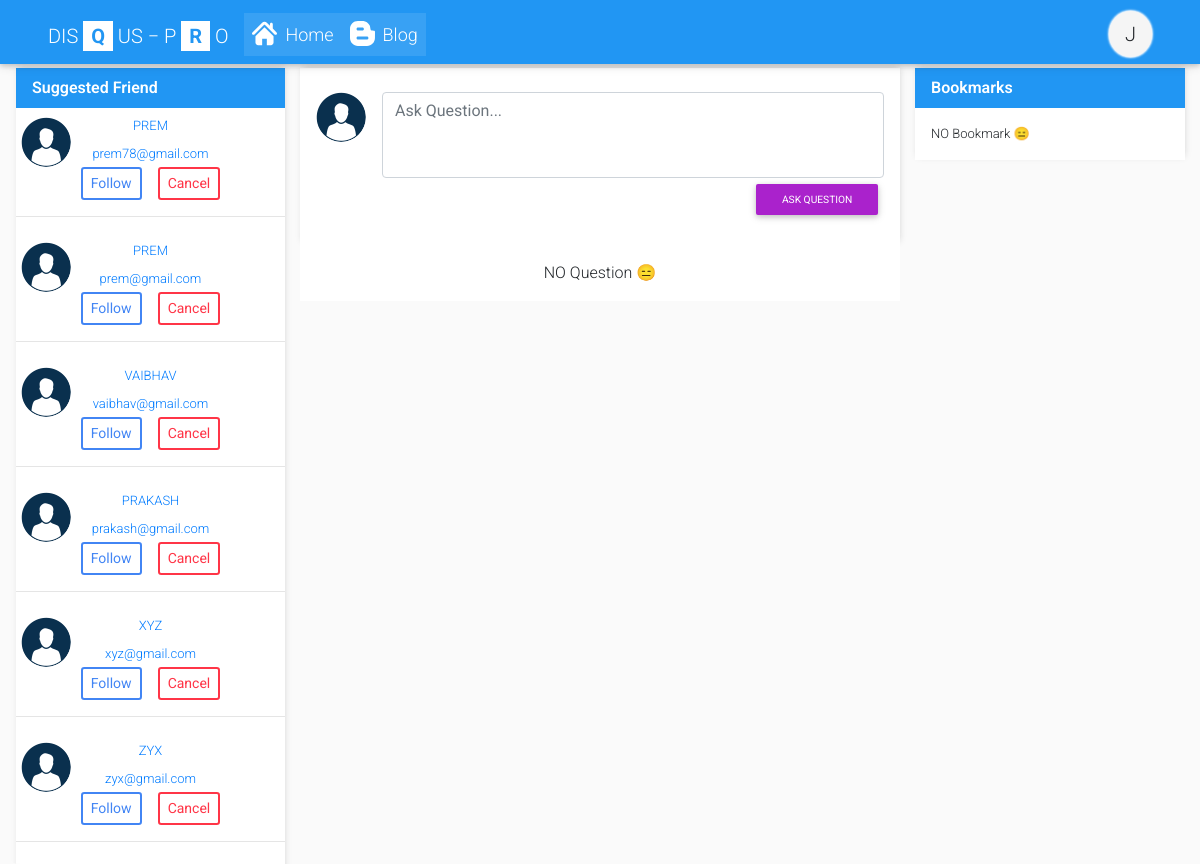
Page / (signed in) on the committed database.
### tables this page shows
CREATE TABLE `users` (
  `id` int(11) NOT NULL,
  `username` varchar(20) NOT NULL,
  `useremail` varchar(30) NOT NULL,
  `usercontact` varchar(15) NOT NULL,
  `userpassword` varchar(25) NOT NULL
);

CREATE TABLE `profilepicture` (
  `u_id` int(11) NOT NULL,
  `picture` varchar(30) NOT NULL
);

### server/controller/friends/friends.php (called while the page is built, shortened)
<?php
$connection = new Connection();
$con   = $connection->cntodb();
$modal = new Modal();
$query = $modal->_fetch_friends_(
	[
		"value" => @$_SESSION["id"]
	]
);
$frnd_raw_data = $con->query($query);
?>

### server/modal/modal.php (called while the page is built, shortened)
<?php
	class Modal{
		public function _fetch_friends_($aurgs) {
			return "SELECT users.id,users.username,users.useremail,profilepicture.picture FROM `users`,`profilepicture` WHERE `users`.`id` NOT IN ( SELECT friends.receive_id FROM friends,users WHERE friends.sent_id = '{$aurgs["value"]}' ) AND users.id != '{$aurgs["value"]}' AND users.id = profilepicture.u_id";
		}
	}
?>

### server/urls.php (called while the page is built, shortened)
<?php
	require_once __DIR__.'/modal/modal.php';
	require_once __DIR__.'/controller/friends/friends.php';
?>

### server/controller/login/login.php (called while the page is built, shortened)
<?php
	include_once __DIR__."/../../urls.php";
?>

### static/view/home/home.php (the view, shortened to what this page needs)
<main class="mt-3 pt-5">
  <div class="container-fluid">
    <div class="row">
      <div class="col-md-3 mb-0 pl-0 d-none d-xl-block d-md-block" style="border-top-left-radius: 20px;border-bottom-left-radius: 20px;height:100vh;overflow: auto;">
        <div class="cstm_card_home ml-3">
          <div class="media mt-1 p-2 bg-white pb-0 pl-3 pr-3 text-white" style="font-size: 16px;font-weight: 600;background: #2196f3 !important;">
            <span>Suggested Friend<span>
          </div>
          <div class="container-fluid p-0 bg-white" id="">
              <?php
                if($frnd_raw_data->num_rows > 0){
                while ($data = $frnd_raw_data->fetch_object()) {
              ?>
            <div id="frnd_container-<?php echo @$data->id; ?>">
              <div class='container' >
                 <div class='row position-relative'>
                        <img height="50" style="position: absolute;top: 15%;left: 2%;border-radius: 50%;" width="50" src="server/utilites/profile/<?php echo $data->picture; ?>" >
                    <div class="py-2 col-md-12 px-3 d-flex justify-content-center">
                      <a href="" class='d-flex'>
                        <span><?php echo @strtoupper($data->username); ?></span>
                      </a>
                    </div>
                    <div class="pb-1    col-md-12 px-3 d-flex justify-content-center">
                      <a href="" class='d-flex'>
                        <span><?php echo @$data->useremail; ?></span>
                      </a>
                    </div>
                  </div>
                  <div class="row">
                    <div class="col-md-12 p-0 d-flex justify-content-center">
                      <button class="btn-sm btn-outline-primary float-right btn_setting-hover follow_friend" data-frndblock = "frnd_container-<?php echo @$data->id; ?>" data-code="<?php echo @$data->id; ?>" id="follow-<?php echo @$data->id; ?>">Follow</button>
                      <button class="btn-sm btn-outline-danger ml-3 float-right cancle_block" data-frndcontainer="frnd_container-<?php echo @$data->id; ?>" id=cancle-<?php echo @$data->id; ?>>Cancel</button>
                    </div>
                  </div>
              </div>
          <hr>
            </div>
            <?php } } ?>
          </div>
        </div>
      </div>
      <div class="col-md-6 p-0" id="question_answer" style="">
        <div class="cstm_card_home">
          <div class="media mt-1 p-2 bg-white pb-0 pt-4 pl-3 pr-3">
            <img class="d-flex rounded-circle avatar mr-3" src="<?php echo @$_SESSION['userprofile']; ?>" height="50" width="50" alt="Generic placeholder image">
            <div class="media-body">
              <div class="form-group basic-textarea rounded-corners">
                <textarea  class="form-control" id="question_input" rows="3" placeholder="Ask Question..." name="question"></textarea>
                <div class="text-right">
                  <button type="button" class="btn btn-primary btn-sm" id="ask_question" style="background: #AA22CC !important;">Ask question</button>
                </div>
              </div>
            </div>
          </div>
        </div>
        <div id="append_question">
        </div>
      </div>
      <div class="col-md-3 d-none d-xl-block d-md-block">
        <div class="cstm_card_home">
          <div class="media mt-1 p-2 bg-white pb-0 pl-3 pr-3 text-white" style="font-size: 16px;font-weight: 600;background: #2196f3 !important;">
            <span>Bookmarks<span>
          </div>
          <div class="container-fluid p-0 bg-white" id="append_bookmark">
          </div>
        </div>
      </div>
  </div>
</main>

### index.php (shortened to what this page needs)
<!DOCTYPE html>
<?php require_once __DIR__.'/server/controller/login/login.php'; ?>
<html>
<head>
	<?php include __DIR__.'/static/view/header/css.php'; ?>
</head>
<body>
<?php
include_once 'static/view/navbar/navbar.php';
if(@!$_SESSION['status']){
	include_once __DIR__.'/static/view/auth/login-register.php';
}else{
	include_once __DIR__.'/static/view/home/modal.php';
	switch (@$_GET['page']) {
		default:
			include_once __DIR__.'/static/view/home/home.php';
			break;
	}
}
?>
</body>
</html>

### static/view/header/css.php (shortened to what this page needs)
<link rel="stylesheet" type="text/css" href="static/css/style.css">
<link rel="stylesheet" type="text/css" href="static/css/bootstrap.min.css">
<link rel="stylesheet" type="text/css" href="static/css/compiled-4.8.7.min.css">
<link rel="stylesheet" type="text/css" href="https://cdnjs.cloudflare.com/ajax/libs/font-awesome/5.11.2/css/all.css">

### static/view/navbar/navbar.php (shortened to what this page needs)
<nav class="mb-1 navbar navbar-expand-sm navbar-dark secondary-color px-5 pt-2 pb-0 fixed-top" style="background: #2196f3 !important">
  <a class="navbar-brand mt-2 nav_a" href="#">DIS <label style="">Q</label> US &minus; P <label>R</label> O</a>
<?php
  if(@$_SESSION['status']){
?>
  <div class="collapse navbar-collapse" id="navbarSupportedContent-555">
    <ul class="navbar-nav mr-auto mb-1">
      <li class="nav-item active">
        <a class="nav-link d-inline-flex pb-0" href="?page=home">
          <i class="mr-2"><img src="static/img/home-icon-silhouette.svg" height="25 " width="25  "></i>
          <label class="font_size-18">Home</label>
        </a>
      </li>
      <li class="nav-item active">
        <a class="nav-link d-inline-flex pb-0" href="?page=blog">
          <i class="mr-2"><img src="static/img/blogger-letter-logotype.svg" height="25  " width="25 "></i>
          <label class="font_size-18">Blog</label>
        </a>
      </li>
    </ul>
    <ul class="navbar-nav ml-auto nav-flex-icons">
      <li class="nav-item avatar dropdown d-flex pb-1">
        <div class="pt-2 pb-2 pr-3 pl-3" data-toggle="modal" data-target="#fullWidth" id="user_profile" style="background: #f5f5f5;font-size: 20px;cursor: pointer; border-radius: 50%;box-shadow: 0px 0px 02px 1px #fff;">
          <?php echo strtoupper(substr($_SESSION['username'],0,1)); ?>
        </div>
      </li>
    </ul>
  </div>
<?php
  }
?>
</nav>

### static/css/style.css (style rules this page uses)
.font_size-18 { font-size: 18px; }
body { color: #666666; background: #fafafa !important; font-family: 'RobotoDraft', 'Roboto', sans-serif; font-size: 14px; font-smoothing: antialiased; overflow-x: none; }
a.nav_a > label { background: #fff;color: #2196f3;font-weight: bold;padding-left: 8px;padding-right: 8px; }
div.cstm_card_home { box-shadow: 1px -2px 7px -2px #ccc;z-index: 1; }
div.cstm_card_home div { font-size: 13px; }
div.cstm_card_home div:first-child { font-size: 13px; }
div textarea { resize: none; }

### rows in the picture
users: profilepicture.picture (placeholder picture), username "PREM", useremail "prem78@gmail.com"
users: profilepicture.picture (placeholder picture), username "PREM", useremail "prem@gmail.com"
users: profilepicture.picture (placeholder picture), username "VAIBHAV", useremail "vaibhav@gmail.com"
users: profilepicture.picture (placeholder picture), username "PRAKASH", useremail "prakash@gmail.com"
users: profilepicture.picture (placeholder picture), username "XYZ", useremail "xyz@gmail.com"
users: profilepicture.picture (placeholder picture), username "ZYX", useremail "zyx@gmail.com"

### other values in the picture
substr($_SESSION['username'],0,1) "J"
